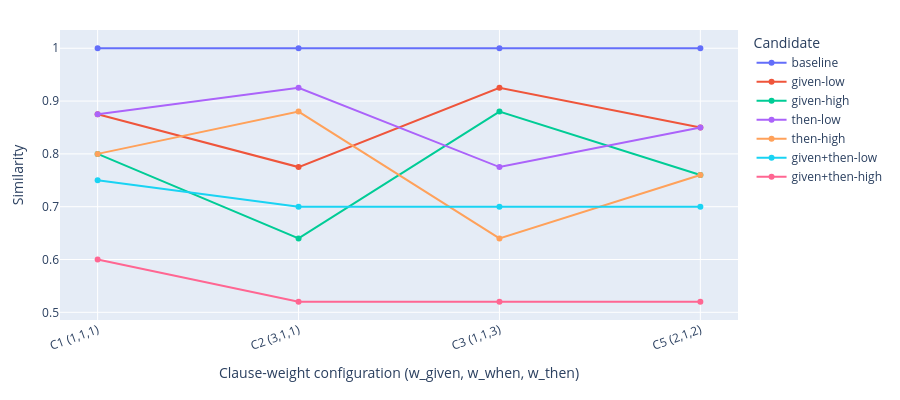

Notebook cell for this chart:
### Code cell
import plotly.express as px
import pandas as pd

df_plot = df_w.copy()

# 1) Mapeia nomes internos -> labels técnicos (RQ3.3)
label_map = {
    "cand_baseline":          "baseline",
    "cand_given_low":         "given-low",
    "cand_given_high":        "given-high",
    "cand_then_low":          "then-low",
    "cand_then_high":         "then-high",
    "cand_given_then_low":    "given+then-low",
    "cand_given_then_high":   "given+then-high",
    "cand_when_high":         "when-high",
}

df_plot["candidate_label"] = df_plot["candidate_name"].map(label_map).fillna(df_plot["candidate_name"])

# Ordem dos candidatos na legenda (e, se quiser, em outras figuras)
candidate_order = [
    "baseline",
    "given-low",
    "given-high",
    "then-low",
    "then-high",
    "given+then-low",
    "given+then-high",
    "when-high",
]
df_plot["candidate_label"] = pd.Categorical(
    df_plot["candidate_label"],
    categories=candidate_order,
    ordered=True
)

# 2) Cria rótulo da configuração de pesos de cláusula (w_given, w_when, w_then)
config_map = {
    (1.0, 1.0, 1.0): "C1 (1,1,1)",
    (3.0, 1.0, 1.0): "C2 (3,1,1)",
    (1.0, 1.0, 3.0): "C3 (1,1,3)",
    (1.0, 3.0, 1.0): "C4 (1,3,1)",
    (2.0, 1.0, 2.0): "C5 (2,1,2)",
}

def label_clause_config(row):
    key = (row["w_given"], row["w_when"], row["w_then"])
    return config_map.get(
        key,
        f"({row['w_given']:.1g},{row['w_when']:.1g},{row['w_then']:.1g})"
    )

df_plot["clause_regime"] = df_plot.apply(label_clause_config, axis=1)

config_order = ["C1 (1,1,1)", "C2 (3,1,1)", "C3 (1,1,3)", "C4 (1,3,1)", "C5 (2,1,2)"]
df_plot["clause_regime"] = pd.Categorical(
    df_plot["clause_regime"],
    categories=config_order,
    ordered=True
)

# 3) Gráfico de linhas: X = regime de pesos, Y = similaridade, uma linha por candidato
fig = px.line(
    df_plot,
    x="clause_regime",
    y="similarity_result",
    color="candidate_label",
    markers=True,
    labels={
        "clause_regime": "Clause-weight configuration (w_given, w_when, w_then)",
        "similarity_result": "Similarity",
        "candidate_label": "Candidate"
    }
)

fig.update_traces(mode="lines+markers")

fig.update_layout(
    width=900,
    height=400,
    margin=dict(l=60, r=20, t=30, b=80),
    xaxis_tickangle=-20,
    legend_title_text="Candidate"
)

fig.show()

### Figure 1 — Plotly figure (JSON) as saved in the notebook; plotly's stock layout.template omitted (floating-point values rounded to 4 significant figures)
{"data": [{"hovertemplate": "Candidate=baseline<br>Clause-weight configuration (w_given, w_when, w_then)=%{x}<br>Similarity=%{y}<extra></extra>", "legendgroup": "baseline", "line": {"color": "#636efa", "dash": "solid"}, "marker": {"symbol": "circle"}, "mode": "lines+markers", "name": "baseline", "orientation": "v", "showlegend": true, "type": "scatter", "x": ["C1 (1,1,1)", "C2 (3,1,1)", "C3 (1,1,3)", "C5 (2,1,2)"], "xaxis": "x", "y": [1.0, 1.0, 1.0, 1.0], "yaxis": "y"}, {"hovertemplate": "Candidate=given-low<br>Clause-weight configuration (w_given, w_when, w_then)=%{x}<br>Similarity=%{y}<extra></extra>", "legendgroup": "given-low", "line": {"color": "#EF553B", "dash": "solid"}, "marker": {"symbol": "circle"}, "mode": "lines+markers", "name": "given-low", "orientation": "v", "showlegend": true, "type": "scatter", "x": ["C1 (1,1,1)", "C2 (3,1,1)", "C3 (1,1,3)", "C5 (2,1,2)"], "xaxis": "x", "y": [0.875, 0.775, 0.925, 0.85], "yaxis": "y"}, {"hovertemplate": "Candidate=given-high<br>Clause-weight configuration (w_given, w_when, w_then)=%{x}<br>Similarity=%{y}<extra></extra>", "legendgroup": "given-high", "line": {"color": "#00cc96", "dash": "solid"}, "marker": {"symbol": "circle"}, "mode": "lines+markers", "name": "given-high", "orientation": "v", "showlegend": true, "type": "scatter", "x": ["C1 (1,1,1)", "C2 (3,1,1)", "C3 (1,1,3)", "C5 (2,1,2)"], "xaxis": "x", "y": [0.8, 0.64, 0.88, 0.76], "yaxis": "y"}, {"hovertemplate": "Candidate=then-low<br>Clause-weight configuration (w_given, w_when, w_then)=%{x}<br>Similarity=%{y}<extra></extra>", "legendgroup": "then-low", "line": {"color": "#ab63fa", "dash": "solid"}, "marker": {"symbol": "circle"}, "mode": "lines+markers", "name": "then-low", "orientation": "v", "showlegend": true, "type": "scatter", "x": ["C1 (1,1,1)", "C2 (3,1,1)", "C3 (1,1,3)", "C5 (2,1,2)"], "xaxis": "x", "y": [0.875, 0.925, 0.775, 0.85], "yaxis": "y"}, {"hovertemplate": "Candidate=then-high<br>Clause-weight configuration (w_given, w_when, w_then)=%{x}<br>Similarity=%{y}<extra></extra>", "legendgroup": "then-high", "line": {"color": "#FFA15A", "dash": "solid"}, "marker": {"symbol": "circle"}, "mode": "lines+markers", "name": "then-high", "orientation": "v", "showlegend": true, "type": "scatter", "x": ["C1 (1,1,1)", "C2 (3,1,1)", "C3 (1,1,3)", "C5 (2,1,2)"], "xaxis": "x", "y": [0.8, 0.88, 0.64, 0.76], "yaxis": "y"}, {"hovertemplate": "Candidate=given+then-low<br>Clause-weight configuration (w_given, w_when, w_then)=%{x}<br>Similarity=%{y}<extra></extra>", "legendgroup": "given+then-low", "line": {"color": "#19d3f3", "dash": "solid"}, "marker": {"symbol": "circle"}, "mode": "lines+markers", "name": "given+then-low", "orientation": "v", "showlegend": true, "type": "scatter", "x": ["C1 (1,1,1)", "C2 (3,1,1)", "C3 (1,1,3)", "C5 (2,1,2)"], "xaxis": "x", "y": [0.75, 0.7, 0.7, 0.7], "yaxis": "y"}, {"hovertemplate": "Candidate=given+then-high<br>Clause-weight configuration (w_given, w_when, w_then)=%{x}<br>Similarity=%{y}<extra></extra>", "legendgroup": "given+then-high", "line": {"color": "#FF6692", "dash": "solid"}, "marker": {"symbol": "circle"}, "mode": "lines+markers", "name": "given+then-high", "orientation": "v", "showlegend": true, "type": "scatter", "x": ["C1 (1,1,1)", "C2 (3,1,1)", "C3 (1,1,3)", "C5 (2,1,2)"], "xaxis": "x", "y": [0.6, 0.52, 0.52, 0.52], "yaxis": "y"}], "layout": {"height": 400, "legend": {"title": {"text": "Candidate"}, "tracegroupgap": 0}, "margin": {"b": 80, "l": 60, "r": 20, "t": 30}, "width": 900, "xaxis": {"anchor": "y", "domain": [0, 1], "tickangle": -20, "title": {"text": "Clause-weight configuration (w_given, w_when, w_then)"}}, "yaxis": {"anchor": "x", "domain": [0, 1], "title": {"text": "Similarity"}}}}
